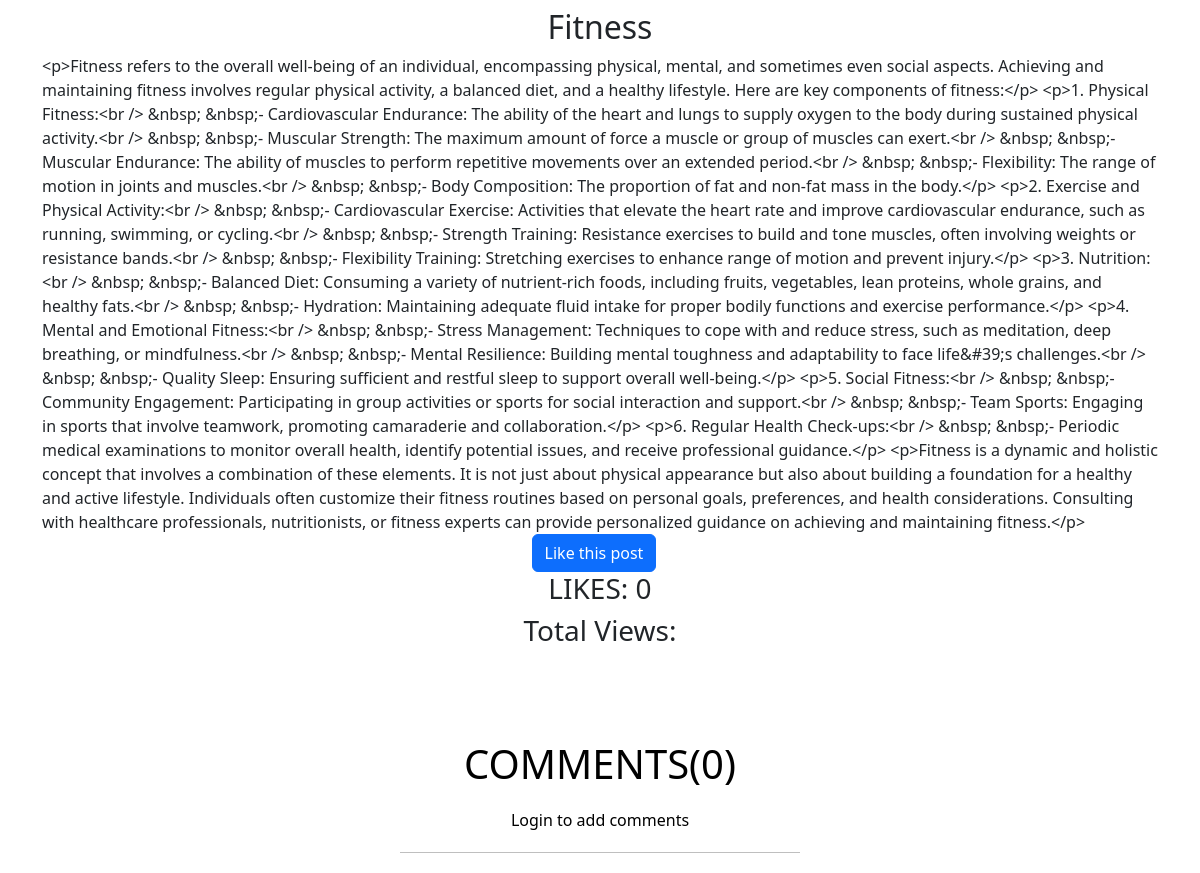
The app's page /blog_details/3/ with its own data.
### myblogs/models.py (models this page shows, shortened)
class blog_post(models.Model):
    blog_name =models.CharField(max_length=100)
    cover_img =models.ImageField(upload_to ='images/')
    blog_description=RichTextField()
    blog_cat = models.ForeignKey(Blog_Category,on_delete=models.CASCADE)
    like_count = models.IntegerField(default=0,null=True)
    views_count =models.IntegerField(default=0,null=True)

### myblogs/views.py (the view)
# urls.py: path('blog_details/<str:blog_id>/',views.blog_details,name ='blog_details'),
def blog_details(request,blog_id):
    obj = get_object_or_404(blog_post, pk=blog_id)
    form = CommentForm()
    z= obj.views_count
    z=z+1
    obj.views_count=z
    obj.save()
    return render(request, "myblogs/blog_details.html", {"obj": obj, "form": form})

### myblogs/templates/myblogs/blog_details.html (shortened to what this page needs)
<!DOCTYPE html>
<html lang="en">
<head>
    <link href="https://cdn.jsdelivr.net/npm/bootstrap@5.3.2/dist/css/bootstrap.min.css" rel="stylesheet">
</head>
<body>
    <div class="container mt-2">
        <h2 class="text-center">{{ obj.blog_name }}</h2>
        {{ obj.blog_description}}
    </div>
    <div class="container text-center " >
        <a href="{% url 'add_likes' obj.id %}"class="btn btn-primary " >Like this post</a>
        <span class="container text-center">
        <h3>LIKES: {{obj.like_count}}</h3>
        <h3>Total Views: {{obj.view_count}}</h3>
        </span>
    </div>
   {% with comment_count=obj.comments.count %}
   <div class="comments-container text-center" style="margin: auto; width: 100%; max-width: 800px;">
       <h1 style="margin-bottom: 20px; margin-top: 60px; color:black; text-align: center;">COMMENTS({{ comment_count }})</h1>
       {% if user.is_authenticated %}
           <form method="post" action="{% url 'add_comment' blog_id=obj.id %}" style="margin-bottom: 20px; text-align: center;">
               {% csrf_token %}
               <div style="display: inline-block; background-color: rgba(248, 249, 250, 0.8); border-radius: 8px; padding: 10px; margin-bottom: 10px;">
                   {{ form.text }}
               </div>
               <button type="submit" class="btn btn-primary" style="display: block; margin: 0 auto;">Submit</button>
           </form>
       {% else %}
           <p style="margin-bottom: 20px; text-align: center; color: black;">Login to add comments</p>
       {% endif %}
       <hr style="width: 50%; margin: 20px auto; border-color: black;">
   </div>
{% endwith %}
</body>
</html>

### records on screen
blog_post: blog_name "Fitness", blog_description "<p>Fitness refers to the overall well-being of an individual, encompassing physical, mental, and sometimes even social aspects. Achieving and maintaining fitness involves regular physical activity, a balanced diet, and a healthy lifestyle. Here are key components of fitness:</p> <p>1. Physical Fitness:<br /> &nbsp; &nbsp;- Cardiovascular Endurance: The ability of the heart and lungs to supply oxygen to the body during sustained physical activity.<br /> &nbsp; &nbsp;- Muscular Strength: The maximum amount of force a muscle or group of muscles can exert.<br /> &nbsp; &nbsp;- Muscular Endurance: The ability of muscles to perform repetitive movements over an extended period.<br /> &nbsp;…", like_count "0"

### other values on screen
{{ comment_count }} "0"
